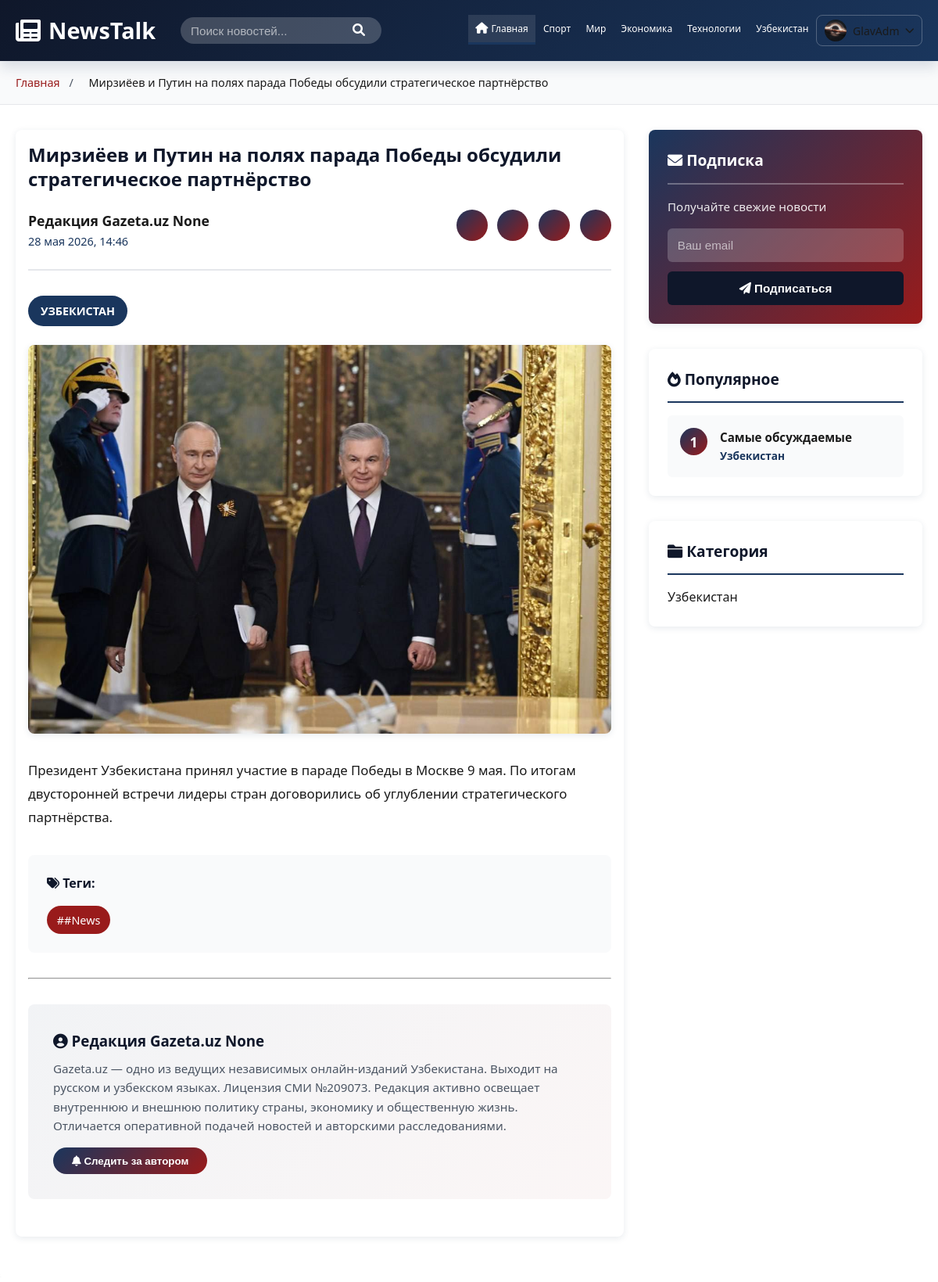
The app's page /product/mirzieev-i-putin-na-poliakh-parada-pobedy-obsudili-strategicheskoe-partnerstvo/ (signed in) with its own data.
### news_app/models.py (models this page shows, shortened)
class Category(models.Model):
    name = models.CharField(max_length=100)

class User_Profile(models.Model):
    user = models.OneToOneField('auth.User', on_delete=models.CASCADE)
    profile_image = models.ImageField(null=True, blank=True)
    phone = models.CharField(max_length=20, null=True, blank=True)
    bio = models.TextField(null=True, blank=True)

class News(models.Model):
    title = models.CharField(max_length=200, verbose_name='Title')
    content = models.TextField()
    image = models.ImageField(null=True, blank=True)
    author = models.ForeignKey(Author, on_delete=models.SET_NULL, null=True)
    category = models.ForeignKey(Category, on_delete=models.CASCADE)
    tags = models.ManyToManyField(Tags)
    created_at = models.DateTimeField(default=timezone.now)
    is_published = models.BooleanField(default=True, verbose_name='Published')
    slug = models.SlugField(max_length=200, unique=True, blank=True, default='')
    class Meta:
        verbose_name = 'Новость'
        verbose_name_plural = 'Новости'
        permissions = [
            ('publish_news', 'Может публиковать новости'),
        ]

class Author(models.Model):
    name = models.CharField(max_length=100)
    surname = models.CharField(max_length=100,null=True, blank=True)
    bio = models.TextField()
    image = models.ImageField(null=True, blank=True)

class Tags(models.Model):
    tag = models.CharField(max_length=100, null=True, blank=True)

### news_app/views.py (the view)
# urls.py: path('product/<slug:slug>/', views.product_detail, name='product_detail'),
def product_detail(request, slug):
    news = get_object_or_404(News, slug=slug)
    categories = Category.objects.all()
    return render(request, 'product_detail.html', {'news': news, 'categories': categories})

### templates/product_detail.html (shortened to what this page needs)
{% extends "base.html" %}
{% load static %}
{% block content %}
    <div class="breadcrumb">
        <div class="container">
            <a href="/">Главная</a>
            <span>/</span>
            <span class="current">{{ news.title }}</span>
        </div>
    </div>
    <div class="container">
        <div class="article-container">
            <article class="article-detail">
                <h1 class="article-title">{{ news.title }}</h1>
                <div class="article-header">
                    <div class="author-info">
                        <div>
                            <p class="author-name-detail"> {{ news.author.name }} {{ news.author.surname }}</p>
                            <p class="article-date"> {{ news.created_at|date:"d E Y, H:i" }}</p>
                        </div>
                    </div>
                    <div class="share-buttons">
                        <a href="#" class="share-btn" title="Facebook"></a>
                        <a href="#" class="share-btn" title="Twitter"></a>
                        <a href="#" class="share-btn" title="WhatsApp"></a>
                        <button class="share-btn copy-link" title="Скопировать ссылку"></button>
                    </div>
                </div>
                <div class="article-category">
                    <span class="badge">{{ news.category.name }}</span>
                </div>
                <div class="article-image">
                    {% if news.image %}
                    <img src="{{ news.image.url }}" alt="{{ news.title }}">
                    {% else %}
                    <img src="{% static 'media/images.jfif' %}" alt="{{ news.title }}">
                    {% endif %}
                </div>
                <div class="article-content">
                    <p>{{ news.content }}</p>
                </div>
                {% if news.tags.all %}
                <div class="article-tags">
                    <h4><i class="fas fa-tags"></i> Теги:</h4>
                    <div class="tags-list">
                        {% for tag in news.tags.all %}
                        <a href="#" class="tag">#{{ tag.tag }}</a>
                        {% endfor %}
                    </div>
                </div>
                {% endif %}
                <hr>
                <div class="author-section">
                    <div class="author-box">
                        <div class="author-details">
                            <h3><i class="fas fa-user-circle"></i> {{ news.author.name }} {{ news.author.surname }}</h3>
                            <p>{{ news.author.bio }}</p>
                            <button class="follow-btn"><i class="fas fa-bell"></i> Следить за автором</button>
                        </div>
                    </div>
                </div>
            </article>
            <aside class="sidebar">
                <div class="sidebar-widget newsletter-widget">
                    <h3 class="widget-title"><i class="fas fa-envelope"></i> Подписка</h3>
                    <p>Получайте свежие новости</p>
                    <form class="newsletter-form">
                        <input type="email" placeholder="Ваш email" required>
                        <button type="submit"><i class="fas fa-paper-plane"></i> Подписаться</button>
                    </form>
                </div>
                <div class="sidebar-widget">
                    <h3 class="widget-title"><i class="fas fa-fire"></i> Популярное</h3>
                    <div class="popular-items">
                        <div class="popular-item">
                            <span class="badge-number">1</span>
                            <div>
                                <h4>Самые обсуждаемые</h4>
                                <p class="popular-category">{{ news.category.name }}</p>
                            </div>
                        </div>
                    </div>
                </div>
                <div class="sidebar-widget">
                    <h3 class="widget-title"><i class="fas fa-folder"></i> Категория</h3>
                    <div class="category-info">
                        <p>{{ news.category.name }}</p>
                    </div>
                </div>
            </aside>
        </div>
    </div>
{% endblock %}

### templates/base.html (shortened to what this page needs)
{% load static %}
<!DOCTYPE html>
<html lang="ru">
<head>
    <link rel="stylesheet" href="{% static 'css/main.css' %}">
    <link rel="stylesheet" href="{% static 'css/profile.css' %}">
    <link rel="stylesheet" href="https://cdnjs.cloudflare.com/ajax/libs/font-awesome/6.0.0/css/all.min.css">
</head>
<body>
    <nav class="navbar">
        <div class="navbar-container">
            <div class="navbar-logo">
                <i class="fas fa-newspaper"></i>
                <span>NewsTalk</span>
            </div>
            <div class="nav-search">
                <input type="text" placeholder="Поиск новостей...">
                <button><i class="fas fa-search"></i></button>
            </div>
            <ul class="nav-menu" id="navMenu">
                <li><a href="/" class="nav-link active"><i class="fas fa-home"></i> Главная</a></li>
                {% for category in categories %}
                <li><a href="{% url 'category_news' category.id %}" class="nav-link {% if selected_category.id == category.id %}active{% endif %}">{{ category.name }}</a></li>
                {% endfor %}
                {% if user.is_authenticated %}
                    <li class="profile-dropdown-wrapper">
                        <button class="profile-btn" id="profileBtn" aria-haspopup="true" aria-expanded="false">
                            {% with profile=request.user.user_profile %}
                                {% if profile.profile_image %}
                                    <img src="{{ profile.profile_image.url }}" class="profile-avatar-img" alt="Аватар">
                                {% else %}
                                    <div class="profile-avatar-initials">
                                        {{ request.user.username|slice:":2"|upper }}
                                    </div>
                                {% endif %}
                            {% endwith %}
                            <span>{{ request.user.username }}</span>
                            <i class="fas fa-chevron-down profile-chevron" id="profileChevron"></i>
                        </button>
                    </li>
                {% else %}
                    <li><a href="{% url 'login' %}" class="nav-link"><i class="fas fa-sign-in-alt"></i> Войти</a></li>
                    <li><a href="{% url 'register' %}" class="nav-link"><i class="fas fa-user-plus"></i> Регистрация</a></li>
                {% endif %}
            </ul>
        </div>
    </nav>
    {% block content %}{% endblock %}
</body>
</html>

### static/css/profile.css (style rules this page uses)
.profile-dropdown-wrapper { position: relative; list-style: none; }
.profile-btn { display: flex; align-items: center; gap: 8px; background: none; border: 1px solid rgba(255,255,255,0.25); border-radius: 8px; padding: 5px 10px; cursor: pointer; color: inherit; font-family: inherit; font-size: 14px; transition: background 0.15s; }
.profile-avatar-img { width: 28px; height: 28px; border-radius: 50%; object-fit: cover; }
.profile-chevron { font-size: 12px; transition: transform 0.2s; }

### records on screen
Category: name "Спорт"
Category: name "Мир"
Category: name "Экономика"
Category: name "Технологии"
Category: name "Узбекистан"
User_Profile: profile_image (picture)
News: title "Мирзиёев и Путин на полях парада Победы обсудили стратегическое партнёрство", author.name "Редакция Gazeta.uz", author.surname "None", created_at "28 мая 2026, 14:46", category.name "УЗБЕКИСТАН", image (picture), content "Президент Узбекистана принял участие в параде Победы в Москве 9 мая. По итогам двусторонней встречи лидеры стран договорились об углублении стратегического партнёрства.", author.bio "Gazeta.uz — одно из ведущих независимых онлайн-изданий Узбекистана. Выходит на русском и узбекском языках. Лицензия СМИ №209073. Редакция активно освещает внутреннюю и внешнюю политику страны, экономику и общественную жизнь. Отличается оперативной подачей новостей и авторскими расследованиями.", category.name "Узбекистан"
Tags: tag "#News"

### other values on screen
{{ request.user.username }} "GlavAdm"
